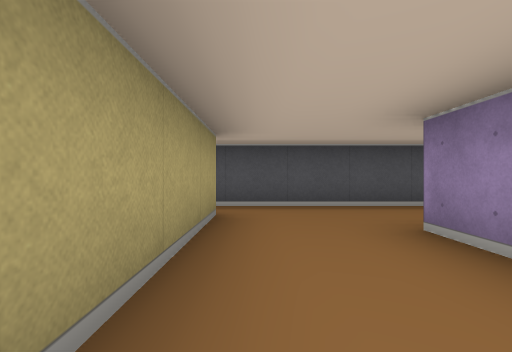
[1] (above)

16 first-person views from a walk through a cub3D level. The camera is about half as high as the walls, looks level and sees 85° across. The floor is counted in squares. Each view is taken from the middle of a square. On the plan, view 1 faces up. The plan holds only what a view shows up to about 9 squares ahead; the rest is blank.

[2]
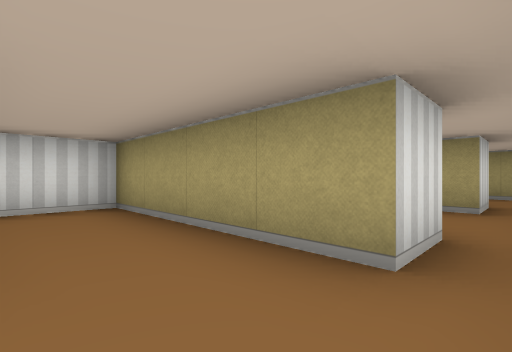

[3]
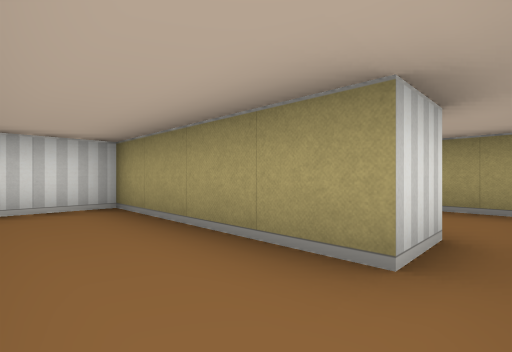

[4]
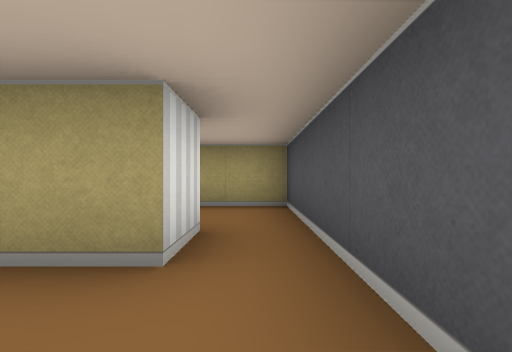

[5]
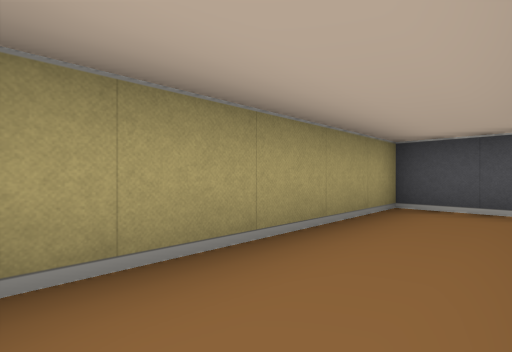

[6]
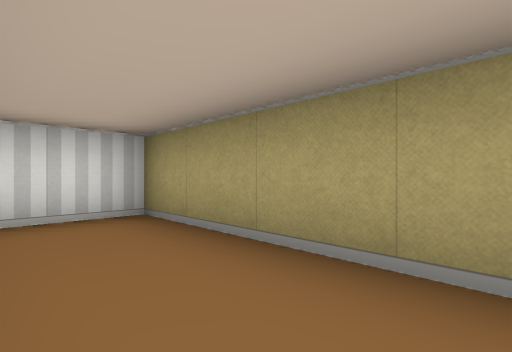

[7]
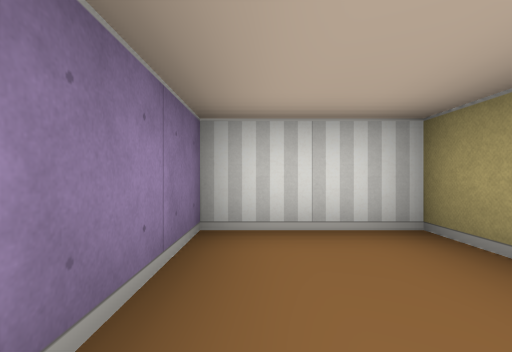

[8]
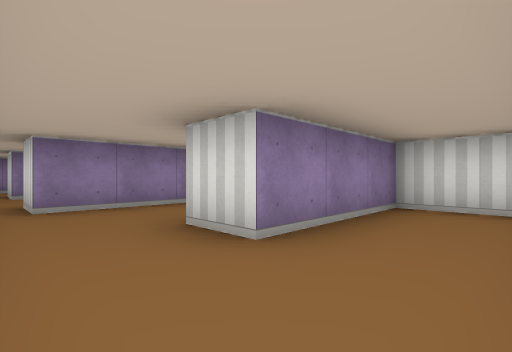

[9]
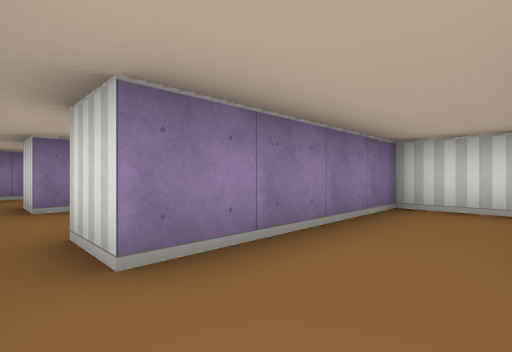

[10]
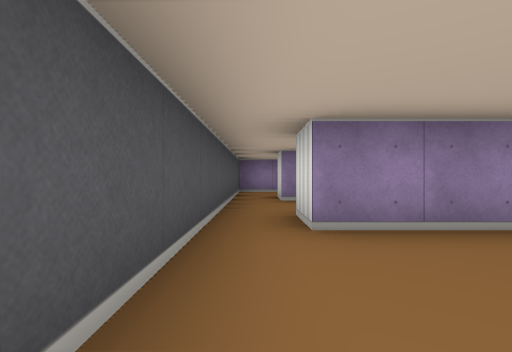

[11]
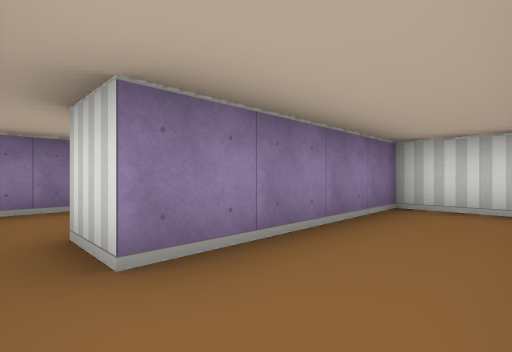

[12]
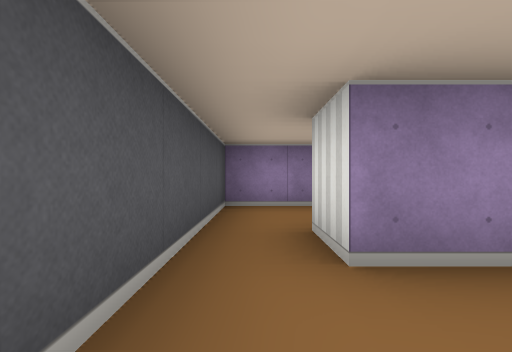

[13]
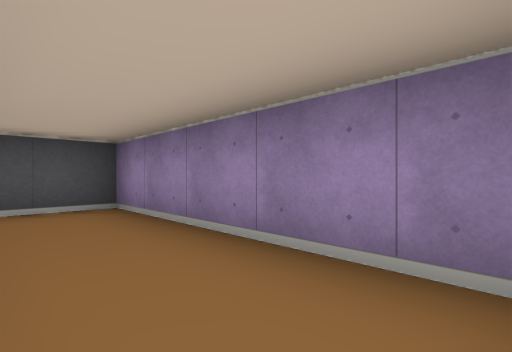

[14]
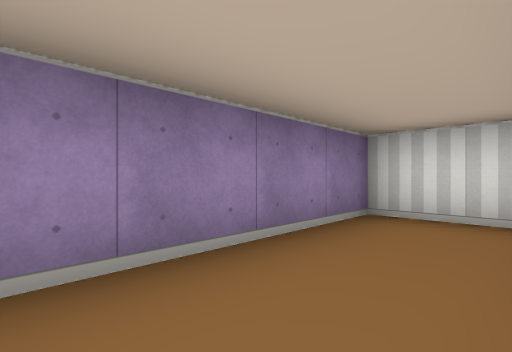

[15]
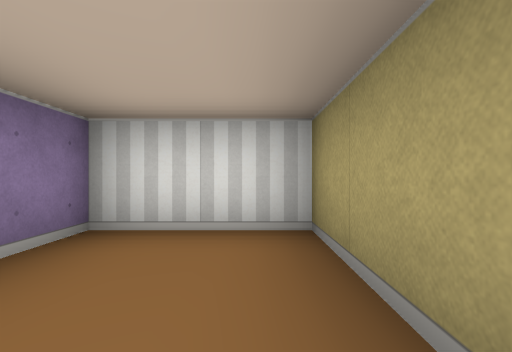

[16]
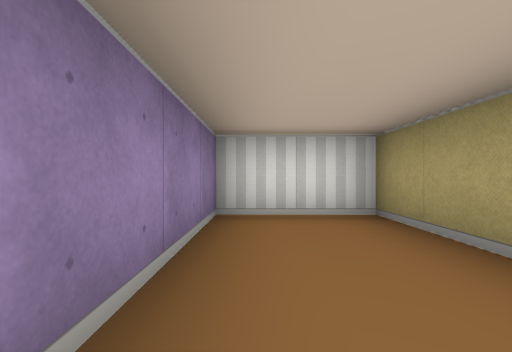

### Floor plan
Ten units are one square. View 1 is at (0, 0); x grows to the right and y downward. Boxes are objects, and circles mark ways between rooms. Rooms are numbered by the first view taken in them; rooms with no view inside come last. Other rooms are left out.
<svg viewBox="-70 -50 180 60">
<path fill="none" stroke="#000" d="M-15 -35 -5 -35 -5 5 15 5 15 -25M14 -45 -8 -45M-45 -35 -35 -35 -35 5 -21 5M-25 -45 -45 -45M-45 -45 -65 -45 -65 5 -51 5M15 -25 25 -25M31 5 45 5 45 -35M46 -45 14 -45M55 -14 55 5 75 5 75 -35M45 -35 55 -35M76 -45 46 -45M85 -15 85 5 105 5 105 -45 76 -45M75 -35 85 -35"/>
<circle cx="-10" cy="-40" r="3" fill="#2a7"/>
<circle cx="20" cy="-35" r="3" fill="#2a7"/>
<circle cx="-40" cy="-40" r="3" fill="#2a7"/>
<circle cx="50" cy="-40" r="3" fill="#2a7"/>
<circle cx="80" cy="-40" r="3" fill="#2a7"/>
<text x="0" y="-20">1</text>
<text x="-30" y="-20">2</text>
<text x="-60" y="-20">3</text>
<text x="30" y="-20">4</text>
<text x="60" y="-20">5</text>
<text x="90" y="-20">6</text>
</svg>
Room 1 opens to room 2. Room 1 opens to room 4. Room 2 opens to room 3. Room 4 opens to room 5. Room 5 opens to room 6.

Where each view was taken, in squares from view 1:
view 1: 0 up, 0 right, facing up
view 2: 4 up, 1 right, facing down-left
view 3: 4 up, 2 left, facing down-left
view 4: 4 up, 2 left, facing left
view 5: 0 up, 5 left, facing up-left
view 6: 3 up, 5 left, facing down-left
view 7: 2 up, 1 right, facing down
view 8: 4 up, 0 right, facing down-right
view 9: 4 up, 3 right, facing down-right
view 10: 4 up, 2 right, facing right
view 11: 4 up, 6 right, facing down-right
view 12: 4 up, 6 right, facing right
view 13: 0 up, 9 right, facing up-right
view 14: 3 up, 9 right, facing down-right
view 15: 2 up, 9 right, facing down
view 16: 3 up, 7 right, facing down
